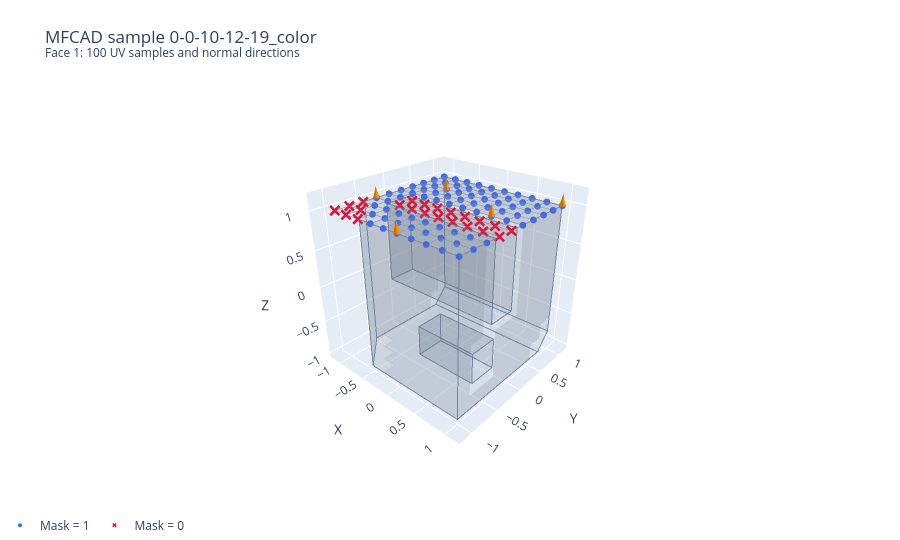

Notebook code cell kept with this figure:
### Markdown cell above
### 6.2. Inspect face sampling in 3D

Blue dots are valid samples; red crosses are samples outside the trimmed face. Gray lines reveal the grid's row/column structure, while orange arrows show a few normal directions. The translucent solid and its boundary outlines provide context.

**Drag to rotate and scroll to zoom.** Arrow lengths are shortened for display; directions come from the stored normals.

### Code cell
node_feature_fig = go.Figure()

# Show a translucent solid around the selected face's sample grid.
for face in sampling_face_data:
    xyz = face[..., :3].copy()
    xyz[face[..., 6] == 0] = np.nan
    node_feature_fig.add_surface(
        x=xyz[..., 0], y=xyz[..., 1], z=xyz[..., 2],
        colorscale=[[0, "#94a3b8"], [1, "#94a3b8"]],
        opacity=0.22, showscale=False, connectgaps=False, hoverinfo="skip",
    )
# Boundary outlines make the solid's shape easier to see.
node_feature_fig.add_scatter3d(
    x=sampling_outlines[:, 0], y=sampling_outlines[:, 1], z=sampling_outlines[:, 2], mode="lines",
    line=dict(color="#64748b", width=2), opacity=0.55,
    hoverinfo="skip", showlegend=False,
)
grid_rows = list(face_grid) + list(face_grid.swapaxes(0, 1))
grid_lines = np.concatenate([np.vstack([row[:, :3], [np.nan] * 3]) for row in grid_rows])
node_feature_fig.add_scatter3d(
    x=grid_lines[:, 0], y=grid_lines[:, 1], z=grid_lines[:, 2], mode="lines",
    line=dict(color="gray", width=1), hoverinfo="skip", showlegend=False,
)
for keep, color, symbol, name in [
    (face_mask, "royalblue", "circle", "Mask = 1"),
    (~face_mask, "crimson", "x", "Mask = 0"),
]:
    points = face_xyz[keep]
    node_feature_fig.add_scatter3d(
        x=points[:, 0], y=points[:, 1], z=points[:, 2], mode="markers",
        marker=dict(color=color, size=4, symbol=symbol), name=name,
        customdata=uv_indices[keep],
        hovertemplate="Grid index (%{customdata[0]}, %{customdata[1]})"
                      "<br>XYZ: %{x:.3f}, %{y:.3f}, %{z:.3f}<extra></extra>",
    )
arrows_at = np.linspace(0, int(face_mask.sum()) - 1, 5, dtype=int)
normal_points = face_xyz[face_mask][arrows_at]
normal_vectors = face_grid[..., 3:6][face_mask][arrows_at]
node_feature_fig.add_cone(
    x=normal_points[:, 0], y=normal_points[:, 1], z=normal_points[:, 2],
    u=normal_vectors[:, 0], v=normal_vectors[:, 1], w=normal_vectors[:, 2],
    anchor="tail", sizemode="absolute", sizeref=0.15,
    colorscale=[[0, "darkorange"], [1, "darkorange"]], showscale=False, hoverinfo="skip",
)
node_feature_fig.update_layout(
    title=f"MFCAD sample {sampling_sample_id}<br><sup>Face {sampling_face_index}: 100 UV samples and normal directions</sup>",
    meta=dict(sample_id=sampling_sample_id, face_index=sampling_face_index),
    height=540, margin=dict(l=0, r=0, t=85, b=20), legend=dict(orientation="h"),
    scene=dict(aspectmode="data", dragmode="orbit", camera=fig.layout.scene.camera,
               xaxis_title="X", yaxis_title="Y", zaxis_title="Z"),
)
node_feature_fig.show(renderer="plotly_mimetype", config={"scrollZoom": True, "displaylogo": False})
print(f"{int(face_mask.sum())} valid + {int((~face_mask).sum())} masked-out positions "
      f"= {face_mask.size} samples on one graph node.")
